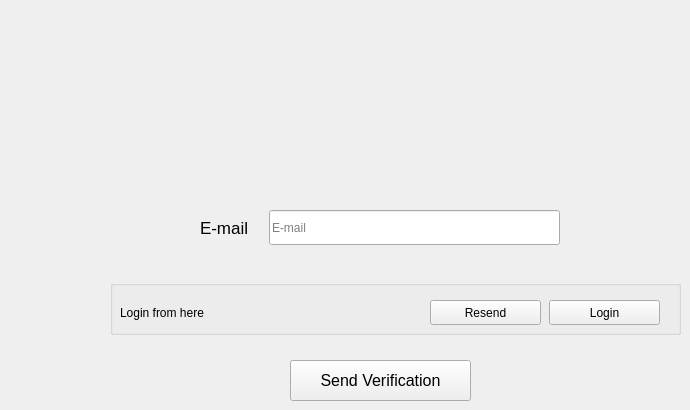
    <widget class="QWidget" name="rese_tab">
     <attribute name="title">
      <string>reset</string>
     </attribute>
     <widget class="QLineEdit" name="lineEdit_5">
      <property name="geometry">
       <rect>
        <x>269</x>
        <y>210</y>
        <width>291</width>
        <height>35</height>
       </rect>
      </property>
      <property name="font">
       <font>
        <family>Segoe UI</family>
       </font>
      </property>
      <property name="placeholderText">
       <string>E-mail</string>
      </property>
     </widget>
     <widget class="QLabel" name="label_9">
      <property name="geometry">
       <rect>
        <x>200</x>
        <y>210</y>
        <width>61</width>
        <height>35</height>
       </rect>
      </property>
      <property name="font">
       <font>
        <family>Segoe UI</family>
        <pointsize>13</pointsize>
       </font>
      </property>
      <property name="text">
       <string>E-mail</string>
      </property>
     </widget>
     <widget class="QGroupBox" name="groupBox_3">
      <property name="geometry">
       <rect>
        <x>110</x>
        <y>280</y>
        <width>571</width>
        <height>55</height>
       </rect>
      </property>
      <property name="font">
       <font>
        <family>Segoe UI</family>
       </font>
      </property>
      <property name="title">
       <string/>
      </property>
      <widget class="QLabel" name="label_10">
       <property name="geometry">
        <rect>
         <x>10</x>
         <y>20</y>
         <width>211</width>
         <height>25</height>
        </rect>
       </property>
       <property name="font">
        <font>
         <family>Segoe UI</family>
        </font>
       </property>
       <property name="text">
        <string>Login from here</string>
       </property>
      </widget>
      <widget class="QPushButton" name="pushButton_5">
       <property name="geometry">
        <rect>
         <x>439</x>
         <y>20</y>
         <width>111</width>
         <height>25</height>
        </rect>
       </property>
       <property name="font">
        <font>
         <family>Segoe UI</family>
        </font>
       </property>
       <property name="text">
        <string>Login</string>
       </property>
      </widget>
      <widget class="QPushButton" name="pushButton_7">
       <property name="geometry">
        <rect>
         <x>320</x>
         <y>20</y>
         <width>111</width>
         <height>25</height>
        </rect>
       </property>
       <property name="font">
        <font>
         <family>Segoe UI</family>
        </font>
       </property>
       <property name="text">
        <string>Resend</string>
       </property>
      </widget>
     </widget>
     <widget class="QPushButton" name="pushButton_6">
      <property name="geometry">
       <rect>
        <x>290</x>
        <y>360</y>
        <width>181</width>
        <height>41</height>
       </rect>
      </property>
      <property name="font">
       <font>
        <family>Segoe UI</family>
        <pointsize>12</pointsize>
       </font>
      </property>
      <property name="text">
       <string>Send Verification</string>
      </property>
     </widget>
    </widget>
